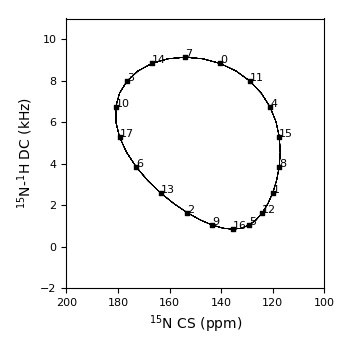

Here is the Python script that generated this plot:
import matplotlib.pyplot as plt
import numpy as np

# Read points to plot line from wave file
line_file = 'denny_wave.dat'
line_data = np.genfromtxt(line_file,usecols=(2,3),dtype=float)
line_x, line_y = zip(*line_data)

# Read simulated crosspeaks
sim_file = 'denny_log.dat'
sim_names = np.genfromtxt(sim_file,usecols=(0),dtype=str)
sim_x, sim_y = zip(*np.genfromtxt(sim_file,usecols=(3,4),dtype=float))

# Plot data
fig,ax = plt.subplots(figsize=(3.5,3.5))

# Axis limits
ax.set_xlim(200,100)
ax.set_ylim(-2,11)

# Plot crosspeaks
ax.plot(line_x, line_y,c='black',linewidth=0.5,alpha=1)
ax.scatter(sim_x,sim_y,c='black',s=10,marker='s')

# Axis labels
ax.set_xlabel('$^{15}$N CS (ppm)',size=10)
ax.set_ylabel('$^{15}$N-$^{1}$H DC (kHz)',size=10)

# Tick sizes
for tick in ax.xaxis.get_major_ticks():
    tick.label.set_fontsize(8) 
for tick in ax.yaxis.get_major_ticks():
    tick.label.set_fontsize(8)

# Text labels
texts = []
for x,y,s in zip(sim_x,sim_y,sim_names):
    texts.append(ax.text(x,y,s,size=8,color='black'))

# Output
plt.tight_layout()
plt.savefig('denny_plot.jpg',dip=300)
plt.show()
